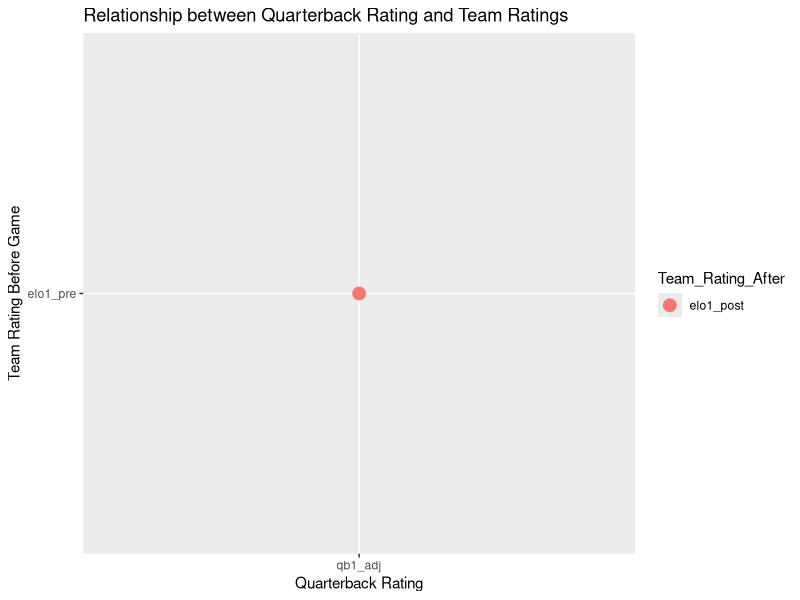

Write the R code that produced this figure.
## ---- chunk 1
library(tidyverse)

## ---- chunk 2


quarterback_rating <- c("qb1_adj")
team_rating_before <- c("elo1_pre")
team_rating_after <- c("elo1_post")


data <- data.frame(Quarterback_Rating = quarterback_rating, 
                   Team_Rating_Before = team_rating_before, 
                   Team_Rating_After = team_rating_after)


team_ratings_plot <-ggplot(data, aes(x = Quarterback_Rating, 
                                      y = Team_Rating_Before)) +
  geom_point(aes(color = Team_Rating_After), size = 4) +
  labs(title = "Relationship between Quarterback Rating and Team Ratings",
       x = "Quarterback Rating",
       y = "Team Rating Before Game") 
  scale_color_gradient(low = "red", high = "green")  # Color scale for Team Rating After
team_ratings_plot


